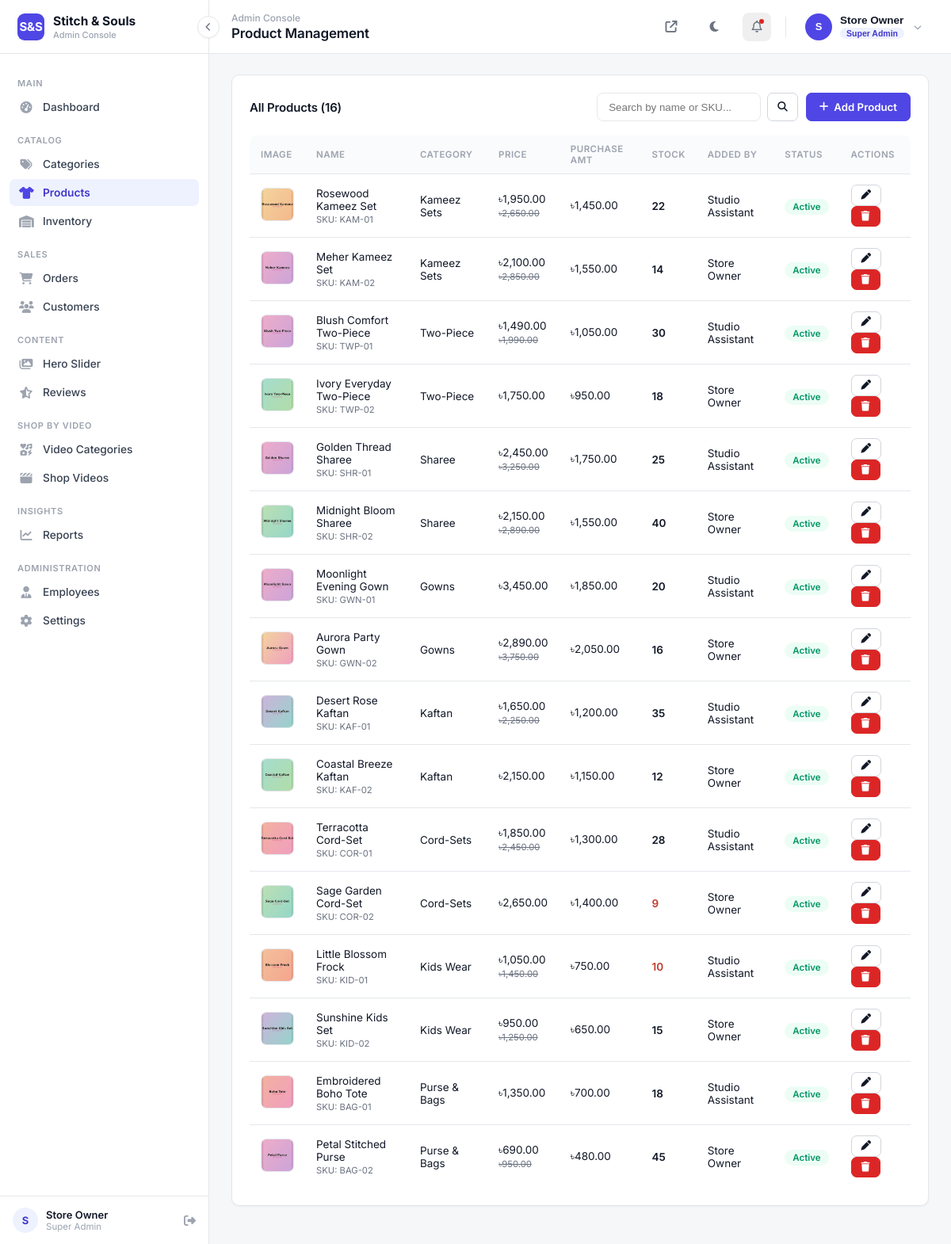
The page /admin/products.php (signed in) on the database its author committed.
### tables this page shows
CREATE TABLE `products` (
  `id` INT(11) NOT NULL AUTO_INCREMENT,
  `category_id` INT(11) NOT NULL,
  `name` VARCHAR(200) NOT NULL,
  `description` TEXT DEFAULT NULL,
  `price` DECIMAL(10,2) NOT NULL DEFAULT 0.00,
  `discount_price` DECIMAL(10,2) DEFAULT NULL,
  `cost_price` DECIMAL(10,2) DEFAULT NULL,
  `sku` VARCHAR(60) DEFAULT NULL,
  `stock` INT(11) NOT NULL DEFAULT 0,
  `image` VARCHAR(255) DEFAULT NULL,
  `gallery` TEXT DEFAULT NULL,
  `size_options` VARCHAR(255) DEFAULT NULL,
  `size_chart` TEXT DEFAULT NULL COMMENT 'JSON map of size -> {chest,waist,hip} measurements, set per-product from the admin form',
  `color_options` VARCHAR(255) DEFAULT NULL,
  `featured` TINYINT(1) DEFAULT 0,
  `is_bestseller` TINYINT(1) DEFAULT 0,
  `is_flash_sale` TINYINT(1) DEFAULT 0,
  `flash_sale_end` DATETIME DEFAULT NULL,
  `status` ENUM('active','inactive') DEFAULT 'active',
  `created_by` INT(11) DEFAULT NULL COMMENT 'Employee who added this product',
  `created_at` DATETIME DEFAULT CURRENT_TIMESTAMP,
  `updated_at` DATETIME DEFAULT CURRENT_TIMESTAMP ON UPDATE CURRENT_TIMESTAMP,
  PRIMARY KEY (`id`),
  KEY `category_id` (`category_id`),
  KEY `created_by` (`created_by`),
  CONSTRAINT `fk_product_category` FOREIGN KEY (`category_id`) REFERENCES `categories`(`id`) ON DELETE CASCADE,
  CONSTRAINT `fk_product_employee` FOREIGN KEY (`created_by`) REFERENCES `employees`(`id`) ON DELETE SET NULL
);

CREATE TABLE `categories` (
  `id` INT(11) NOT NULL AUTO_INCREMENT,
  `name` VARCHAR(120) NOT NULL,
  `description` TEXT DEFAULT NULL,
  `image` VARCHAR(255) DEFAULT NULL,
  `status` ENUM('active','inactive') DEFAULT 'active',
  `created_at` DATETIME DEFAULT CURRENT_TIMESTAMP,
  PRIMARY KEY (`id`)
);

CREATE TABLE `employees` (
  `id` INT(11) NOT NULL AUTO_INCREMENT,
  `name` VARCHAR(150) NOT NULL,
  `email` VARCHAR(150) NOT NULL UNIQUE,
  `password` VARCHAR(255) NOT NULL,
  `role` ENUM('super_admin','employee') NOT NULL DEFAULT 'employee',
  `photo` VARCHAR(255) DEFAULT NULL,
  `status` ENUM('active','inactive') DEFAULT 'active',
  `created_at` DATETIME DEFAULT CURRENT_TIMESTAMP,
  PRIMARY KEY (`id`)
);

### config/config.php (called while the page is built, shortened)
<?php
require_once __DIR__ . '/database.php';
require_once __DIR__ . '/../includes/functions.php';
$siteSettings = [];
try {
    $stmt = $pdo->query("SELECT setting_key, setting_value FROM site_settings");
    foreach ($stmt->fetchAll() as $row) {
        $siteSettings[$row['setting_key']] = $row['setting_value'];
    }
} catch (Exception $e) {
}

### admin/includes/admin_bootstrap.php (called while the page is built, shortened)
<?php
require_once __DIR__ . '/../../config/config.php';

### includes/functions.php (called while the page is built, shortened)
<?php
function sanitize($str) {
    return htmlspecialchars(trim($str ?? ''), ENT_QUOTES, 'UTF-8');
}
function isEmployeeLoggedIn() {
    return isset($_SESSION['employee_id']);
}
function isSuperAdmin() {
    return isEmployeeLoggedIn() && ($_SESSION['employee_role'] ?? '') === 'super_admin';
}
function formatPrice($price) {
    global $siteSettings;
    $symbol = $siteSettings['currency_symbol'] ?? '৳';
    return $symbol . number_format((float)$price, 2);
}

### admin/products.php (the view, shortened to what this page needs)
<?php
require_once __DIR__ . '/includes/admin_bootstrap.php';
$search = sanitize($_GET['search'] ?? '');
$where = '1=1';
$params = [];
$stmt = $pdo->prepare("SELECT p.*, c.name AS category_name, e.name AS added_by_name FROM products p JOIN categories c ON c.id = p.category_id LEFT JOIN employees e ON e.id = p.created_by WHERE $where ORDER BY p.created_at DESC");
$stmt->execute($params);
$products = $stmt->fetchAll();
require_once __DIR__ . '/includes/admin_header.php';
?>
<div class="panel">
    <div class="panel-header">
        <h3>All Products (<?= count($products) ?>)</h3>
        <div style="display:flex;gap:10px;">
            <form method="get" style="display:flex;gap:8px;">
                <input type="text" name="search" placeholder="Search by name or SKU..." value="<?= sanitize($search) ?>" style="padding:9px 14px;border:1px solid var(--a-border);border-radius:8px;">
                <button type="submit" class="btn btn-outline btn-sm"><i class="fa-solid fa-magnifying-glass"></i></button>
            </form>
            <a href="product-form.php" class="btn"><i class="fa-solid fa-plus"></i> Add Product</a>
        </div>
    </div>
    <div class="table-wrap">
        <table class="admin-table">
            <thead><tr><th>Image</th><th>Name</th><th>Category</th><th>Price</th><?php if (isSuperAdmin()): ?><th>Purchase Amt</th><?php endif; ?><th>Stock</th><th>Added By</th><th>Status</th><th>Actions</th></tr></thead>
            <tbody>
            <?php foreach ($products as $p): ?>
                <tr>
                    <td><img class="table-thumb" src="../assets/uploads/products/<?= sanitize($p['image']) ?>" onerror="this.src='https://images.unsplash.com/photo-1523381210434-271e8be1f52b?w=100&q=80'" alt=""></td>
                    <td><?= sanitize($p['name']) ?><br><small style="color:var(--a-text-light);">SKU: <?= sanitize($p['sku']) ?></small></td>
                    <td><?= sanitize($p['category_name']) ?></td>
                    <td>
                        <?= formatPrice($p['discount_price'] ?: $p['price']) ?>
                        <?php if ($p['discount_price']): ?><br><small style="text-decoration:line-through;color:var(--a-text-light);"><?= formatPrice($p['price']) ?></small><?php endif; ?>
                    </td>
                    <?php if (isSuperAdmin()): ?>
                    <td><?= $p['cost_price'] !== null ? formatPrice($p['cost_price']) : '—' ?></td>
                    <?php endif; ?>
                    <td><span style="color:<?= $p['stock'] <= 10 ? '#c0392b' : 'inherit' ?>;font-weight:600;"><?= (int)$p['stock'] ?></span></td>
                    <td><?= $p['added_by_name'] ? sanitize($p['added_by_name']) : '—' ?></td>
                    <td><span class="status-badge status-<?= sanitize($p['status']) ?>"><?= sanitize($p['status']) ?></span></td>
                    <td>
                        <a href="product-form.php?id=<?= (int)$p['id'] ?>" class="btn btn-sm btn-outline"><i class="fa-solid fa-pen"></i></a>
                        <a href="products.php?delete=<?= (int)$p['id'] ?>" class="btn btn-sm confirm-delete"><i class="fa-solid fa-trash"></i></a>
                    </td>
                </tr>
            <?php endforeach; ?>
            </tbody>
        </table>
    </div>
</div>
<?php require_once __DIR__ . '/includes/admin_footer.php'; ?>

### assets/css/admin.css (style rules this page uses)
:root { --a-bg: #F6F7F9; --a-surface: #FFFFFF; --a-border: #E5E7EB; --a-border-strong: #D1D5DB; --a-text: #111827; --a-text-light: #6B7280; --a-text-faint: #9CA3AF; --a-primary: #4F46E5; --a-primary-dark: #4338CA; --a-primary-light: #EEF2FF; --a-success: #059669; --a-success-bg: #ECFDF5; --a-danger: #DC2626; --a-danger-bg: #FEF2F2; --a-warning: #D97706; --a-warning-bg: #FFFBEB; --a-info: #2563EB; --a-info-bg: #EFF6FF; --a-sidebar-bg: #FFFFFF; --a-sidebar-w: 264px; --radius: 10px; --radius-sm: 7px; --shadow-sm: 0 1px 2px rgba(16, 24, 40, 0.05); --shadow-md: 0 4px 10px rgba(16, 24, 40, 0.06), 0 1px 3px rgba(16,24,40,.06); --transition: 0.2s cubic-bezier(.4,0,.2,1); }
* { margin: 0; padding: 0; box-sizing: border-box; }
body { font-family: 'Inter', -apple-system, BlinkMacSystemFont, 'Segoe UI', sans-serif; background: var(--a-bg); color: var(--a-text); font-size: 14px; -webkit-font-smoothing: antialiased; }
a { text-decoration: none; color: inherit; }
h1,h2,h3,h4 { font-family: inherit; font-weight: 600; letter-spacing: -0.01em; }
.panel { background: var(--a-surface); border-radius: var(--radius); border: 1px solid var(--a-border); box-shadow: var(--shadow-sm); padding: 22px; margin-bottom: 22px; max-width: 100%; overflow: hidden; }
.panel-header { display: flex; justify-content: space-between; align-items: center; margin-bottom: 18px; flex-wrap: wrap; gap: 10px; }
.panel-header h3 { font-size: 15px; font-weight: 600; color: var(--a-text); }
.table-wrap { overflow-x: auto; max-width: 100%; }
table.admin-table { width: 100%; border-collapse: collapse; }
table.admin-table th { text-align: left; font-size: 11.5px; text-transform: uppercase; letter-spacing: .04em; font-weight: 600; color: var(--a-text-faint); padding: 10px 14px; border-bottom: 1px solid var(--a-border); background: #FAFBFC; }
table.admin-table th:first-child { border-top-left-radius: 8px; }
table.admin-table th:last-child { border-top-right-radius: 8px; }
table.admin-table td { padding: 13px 14px; border-bottom: 1px solid var(--a-border); font-size: 13.5px; vertical-align: middle; color: var(--a-text); }
table.admin-table tr:last-child td { border-bottom: none; }
.table-thumb { width: 42px; height: 42px; object-fit: cover; border-radius: 7px; border: 1px solid var(--a-border); }
.btn { display: inline-flex; align-items: center; gap: 7px; padding: 9px 16px; background: var(--a-primary); color: #fff; border: 1px solid var(--a-primary); border-radius: var(--radius-sm); font-weight: 600; font-size: 13.25px; transition: all var(--transition); cursor: pointer; }
.btn-outline { background: var(--a-surface); border: 1px solid var(--a-border-strong); color: var(--a-text); }
.btn-sm { padding: 6px 12px; font-size: 12.5px; }
.btn-danger, .confirm-delete.btn { background: var(--a-danger); border-color: var(--a-danger); }
.status-badge { padding: 3px 10px; border-radius: 20px; font-size: 11.5px; font-weight: 600; text-transform: capitalize; }
.status-active { background: var(--a-success-bg); color: var(--a-success); }

### rows shown on the page
products: image (picture), name "Rosewood Kameez Set", sku "KAM-01", category.name "Kameez Sets", discount_price "৳1,950.00", price "৳2,650.00", cost_price "৳1,450.00", stock "22", created_by.name "Studio Assistant", status "Active"
products: image (picture), name "Meher Kameez Set", sku "KAM-02", category.name "Kameez Sets", discount_price "৳2,100.00", price "৳2,850.00", cost_price "৳1,550.00", stock "14", created_by.name "Store Owner", status "Active"
products: image (picture), name "Blush Comfort Two-Piece", sku "TWP-01", category.name "Two-Piece", discount_price "৳1,490.00", price "৳1,990.00", cost_price "৳1,050.00", stock "30", created_by.name "Studio Assistant", status "Active"
products: image (picture), name "Ivory Everyday Two-Piece", sku "TWP-02", category.name "Two-Piece", formatPrice($p['discount_price'] ?: $p['price']) "৳1,750.00", cost_price "৳950.00", stock "18", created_by.name "Store Owner", status "Active"
products: image (picture), name "Golden Thread Sharee", sku "SHR-01", category.name "Sharee", discount_price "৳2,450.00", price "৳3,250.00", cost_price "৳1,750.00", stock "25", created_by.name "Studio Assistant", status "Active"
products: image (picture), name "Midnight Bloom Sharee", sku "SHR-02", category.name "Sharee", discount_price "৳2,150.00", price "৳2,890.00", cost_price "৳1,550.00", stock "40", created_by.name "Store Owner", status "Active"
products: image (picture), name "Moonlight Evening Gown", sku "GWN-01", category.name "Gowns", formatPrice($p['discount_price'] ?: $p['price']) "৳3,450.00", cost_price "৳1,850.00", stock "20", created_by.name "Studio Assistant", status "Active"
products: image (picture), name "Aurora Party Gown", sku "GWN-02", category.name "Gowns", discount_price "৳2,890.00", price "৳3,750.00", cost_price "৳2,050.00", stock "16", created_by.name "Store Owner", status "Active"
products: image (picture), name "Desert Rose Kaftan", sku "KAF-01", category.name "Kaftan", discount_price "৳1,650.00", price "৳2,250.00", cost_price "৳1,200.00", stock "35", created_by.name "Studio Assistant", status "Active"
products: image (picture), name "Coastal Breeze Kaftan", sku "KAF-02", category.name "Kaftan", formatPrice($p['discount_price'] ?: $p['price']) "৳2,150.00", cost_price "৳1,150.00", stock "12", created_by.name "Store Owner", status "Active"
products: image (picture), name "Terracotta Cord-Set", sku "COR-01", category.name "Cord-Sets", discount_price "৳1,850.00", price "৳2,450.00", cost_price "৳1,300.00", stock "28", created_by.name "Studio Assistant", status "Active"
products: image (picture), name "Sage Garden Cord-Set", sku "COR-02", category.name "Cord-Sets", formatPrice($p['discount_price'] ?: $p['price']) "৳2,650.00", cost_price "৳1,400.00", stock "9", created_by.name "Store Owner", status "Active"
products: image (picture), name "Little Blossom Frock", sku "KID-01", category.name "Kids Wear", discount_price "৳1,050.00", price "৳1,450.00", cost_price "৳750.00", stock "10", created_by.name "Studio Assistant", status "Active"
products: image (picture), name "Sunshine Kids Set", sku "KID-02", category.name "Kids Wear", discount_price "৳950.00", price "৳1,250.00", cost_price "৳650.00", stock "15", created_by.name "Store Owner", status "Active"
products: image (picture), name "Embroidered Boho Tote", sku "BAG-01", category.name "Purse & Bags", formatPrice($p['discount_price'] ?: $p['price']) "৳1,350.00", cost_price "৳700.00", stock "18", created_by.name "Studio Assistant", status "Active"
products: image (picture), name "Petal Stitched Purse", sku "BAG-02", category.name "Purse & Bags", discount_price "৳690.00", price "৳950.00", cost_price "৳480.00", stock "45", created_by.name "Store Owner", status "Active"

### other values the page prints
setting('site_name', 'Stitch & Souls') "Stitch & Souls"
$initials "S"
$_SESSION['employee_name'] "Store Owner"
$pageTitle "Product Management"
substr($_SESSION['employee_name'], 0, 1) "S"
count($products) "16"
